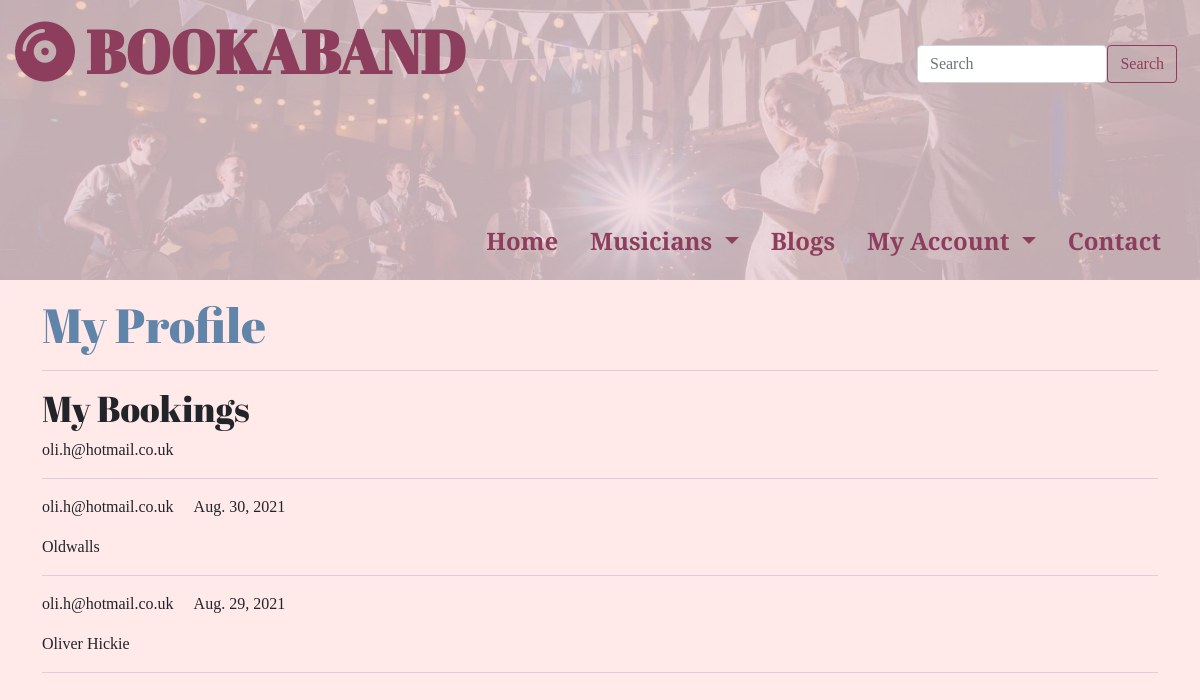
Screenshot of /bookings/my_bookings (signed in) with the database file from the repository.
### bookings/models.py (models this page shows, shortened)
class NewBooking(models.Model):
    client_name = models.CharField(max_length=50, null=False, blank=False)
    email = models.EmailField(max_length=254, null=False, blank=False)
    contact_number = models.CharField(max_length=14, null=False, blank=False)
    venue_name = models.CharField(max_length=50, null=False, blank=False)
    venue_address1 = models.CharField(max_length=80, null=False, blank=False)
    venue_address2 = models.CharField(max_length=80, null=True, blank=True)
    county = models.CharField(max_length=80, null=False, blank=False)
    postcode = models.CharField(max_length=10, null=False, blank=False)
    wedding_date = models.DateField()
    start_time = models.CharField(max_length=10, null=False, blank=False)
    emergency_contact = models.CharField(
        max_length=50, null=False, blank=False)
    emergency_phone = models.CharField(
        max_length=14, null=False, blank=False)
    additional_information = models.TextField(null=True, blank=True)
    booking_created_at = models.DateTimeField(auto_now_add=True)
    booking_updated_at = models.DateTimeField(auto_now=True)

### bookings/views.py (the view)
# urls.py: path('my_bookings', views.my_bookings, name='my_bookings'),
@login_required
def my_bookings(request):
    user = request.user.email
    bookings = NewBooking.objects.filter(email=user)
    context = {
        'bookings': bookings,
        'user': user,
    }
    return render(request, 'bookings/my_bookings.html', context)

### bookings/templates/bookings/my_bookings.html (shortened to what this page needs)
{% extends "base.html" %}
{% load static %}
{% block page_header %}
<h2 class="text-d-blue mt-3">My Profile</h2>
<hr>
{% endblock %}
{% block content %}
<h3>My Bookings</h3>
{{ user }}
<hr>
{% for booking in bookings %}
<p>
    {{ booking.email }} <span class="ms-3">{{ booking.wedding_date }}</span>
</p>
<p>
    {{ booking.venue_name }}
</p>
<hr>
{% endfor %}
{% endblock %}

### static/css/base.css (style rules this page uses)
html { height: 100%; }
body { font-family: 'Playfair Display', serif; background: #ffe9e9; }
.text-d-blue { color: #6085A9; }
hr { color: #6085A9; border: 0; margin: 16px 0px; }
h2 { font-family: 'Abril Fatface', cursive; font-size: 48px; }
h3 { font-family: 'Abril Fatface', cursive; font-size: 36px; }

### rows the page displays
NewBooking: email "oli.h@hotmail.co.uk", wedding_date "Aug. 30, 2021", venue_name "Oldwalls"
NewBooking: email "oli.h@hotmail.co.uk", wedding_date "Aug. 29, 2021", venue_name "Oliver Hickie"

### other values shown
{{ user }} "oli.h@hotmail.co.uk"
